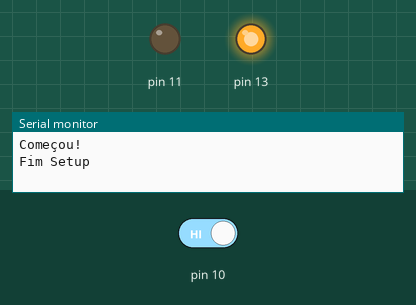
This sketch was run on a simulated Arduino Uno, built with avr-gcc and run on an emulated ATmega328P. On the bench: output pins drawn as LEDs (lit = HIGH), the last lines printed to the serial monitor. Inputs (shaded band) come from the test bench; at power-on: pin 10 HIGH.

Above: at 1.2 s.
1.3 s: pin 10 driven LOW
At 2.5 s:
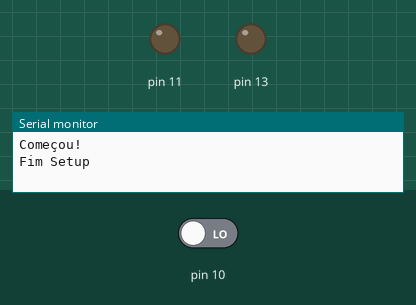
3.1 s: pin 10 driven HIGH
At 7.0 s:
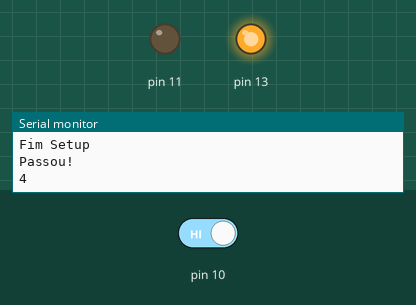
Timing chart, 0 to 8.5 s (numbered marks = the images above; inputs shaded):
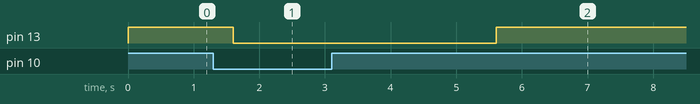

The sketch:

Foguete.ino
```cpp
int contagem;

int countSilencio;

int countBarulho;

void setup()
{
  Serial.begin(9600);

  pinMode(11, OUTPUT);
  pinMode(13, OUTPUT);
  pinMode(10, INPUT);
}


void loop()
{
  Serial.println("Começou!");
  digitalWrite(11, LOW);
  digitalWrite(13, LOW);
  contagem = 5;
  countSilencio = 0;
  countBarulho = 0;
  Serial.println("Fim Setup");
  while (HIGH) {
    while (countBarulho < 30) {
      digitalWrite(13, HIGH);
      if (digitalRead(10) == LOW) {
        countBarulho = countBarulho + 1;

      }
      delay(10);
    }
    countSilencio = 0;
    countBarulho = 0;
    contagem = contagem - 1;
    if (contagem == 0) {
      Serial.println("FOGO!!");
      digitalWrite(13, LOW);
      digitalWrite(11, HIGH);
      delay(400);
      digitalWrite(13, HIGH);
      digitalWrite(11, LOW);
      delay(200000);

    }
    while (countSilencio < 250) {
      digitalWrite(13, LOW);
      if (digitalRead(10) == HIGH) {
        countSilencio = countSilencio + 1;

      }
      if (digitalRead(10) == LOW) {
        countBarulho = countBarulho + 1;

      }
      if (countBarulho > 5) {
        countSilencio = 0;
        countBarulho = 0;

      }
      delay(10);
    }
    countSilencio = 0;
    countBarulho = 0;
    Serial.println("Passou!");
    Serial.println(contagem);
  }

}
```

Measured:
- after the input at 1.3 s, pin 13: HIGH → LOW after 0.30 s
- after the input at 3.1 s, pin 13: LOW → HIGH after 2.5 s
